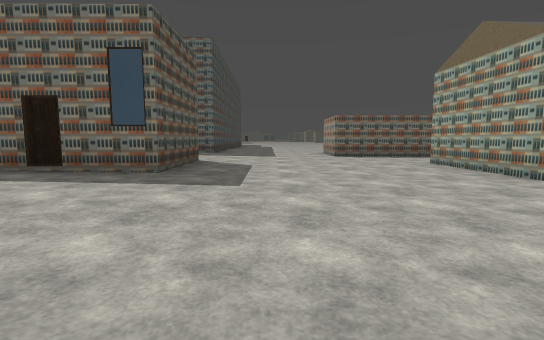
View 1 (above)

24 first-person views from a walk through a 3-D level made in the Godot game engine. The camera is 1.2 m above the floor, tilts 6° down and sees 85° across. The floor is counted in squares, 2 m on a side. Each view is taken from the middle of a square. On the plan, view 1 faces up. The plan holds only what a view shows up to about 9 squares ahead; the rest is blank. The place goes on beyond the plan. Some surface patterns are stand-ins.

View 2
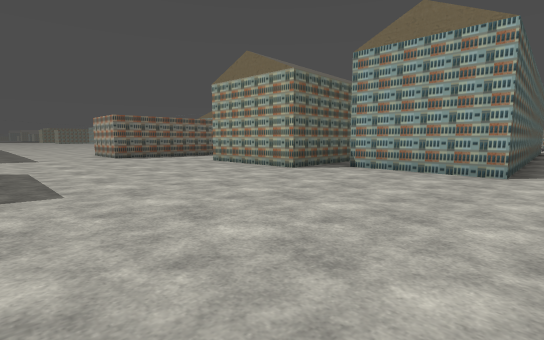

View 3
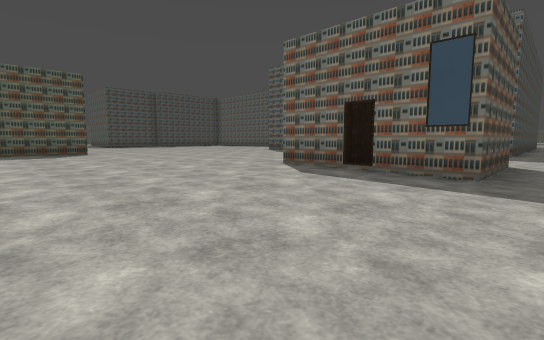

View 4
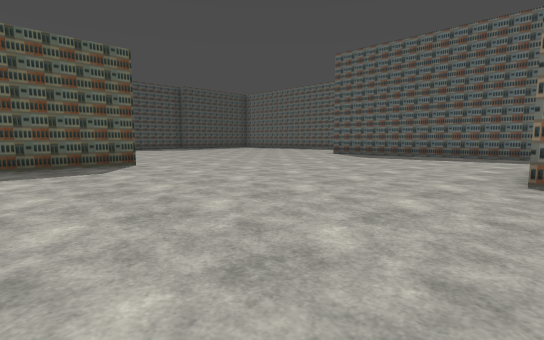

View 5
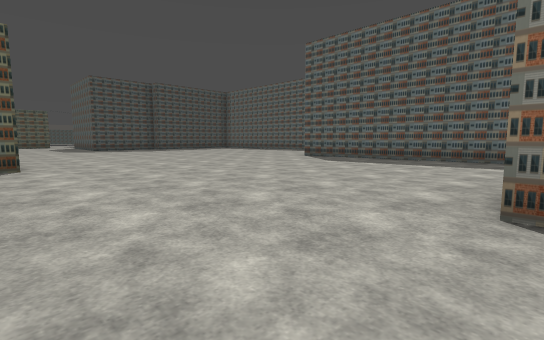

View 6
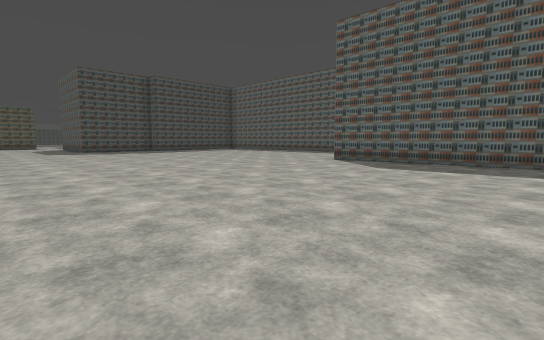

View 7
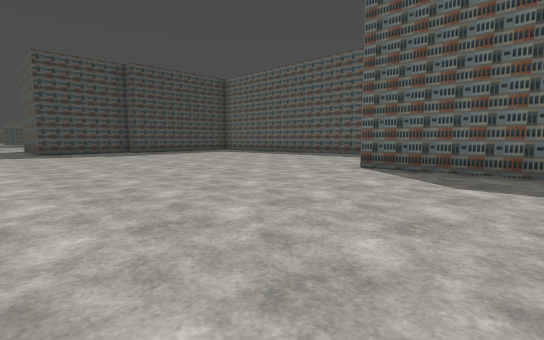

View 8
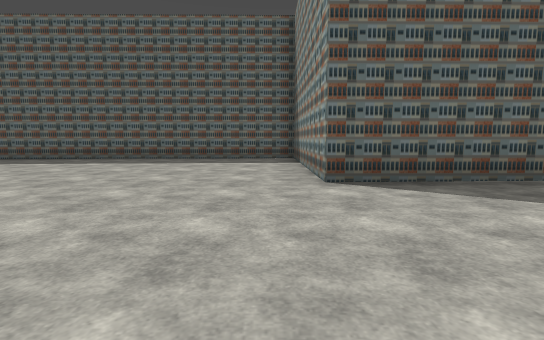

View 9
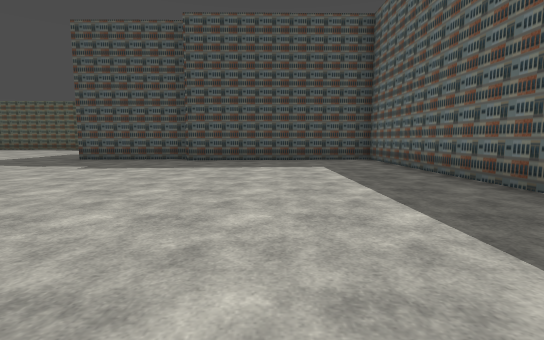

View 10
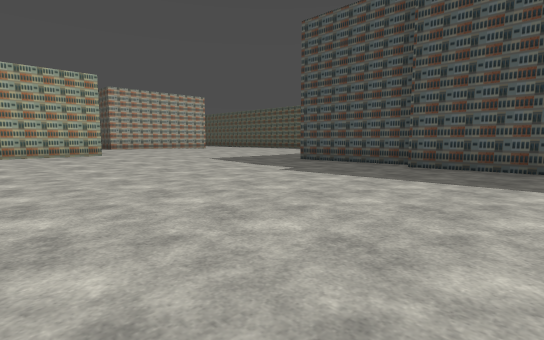

View 11
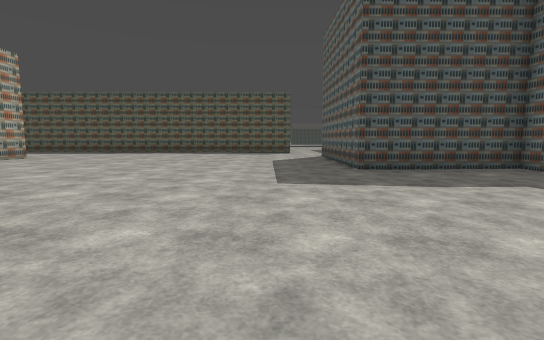

View 12
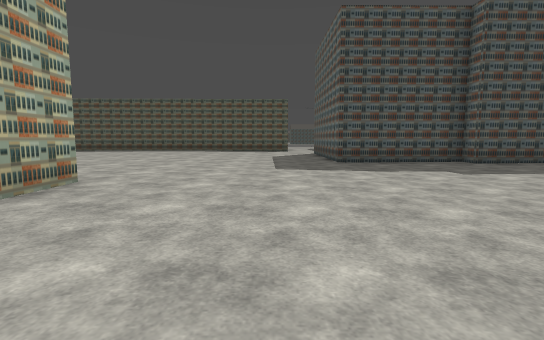

View 13
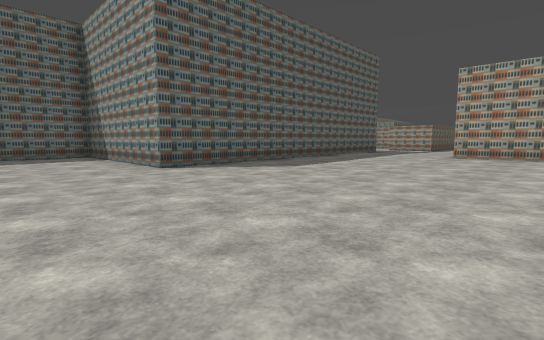

View 14
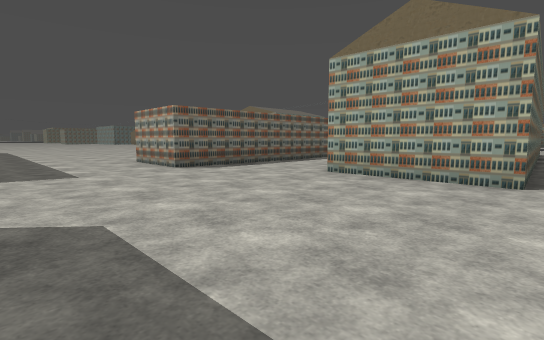

View 15
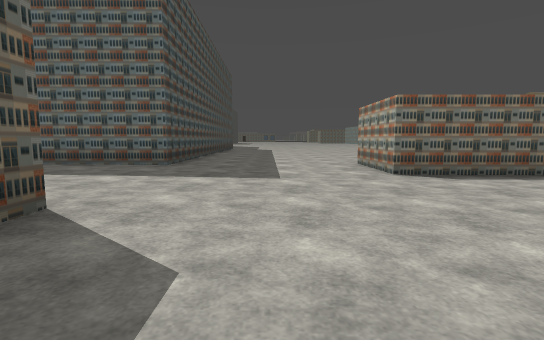

View 16
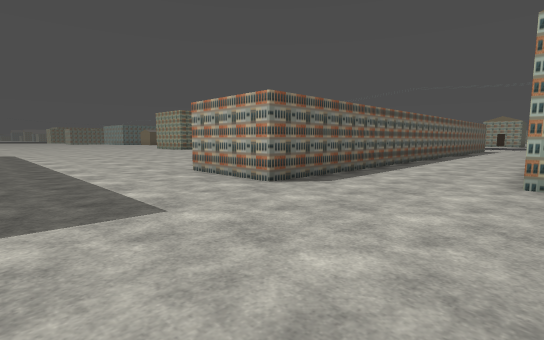

View 17
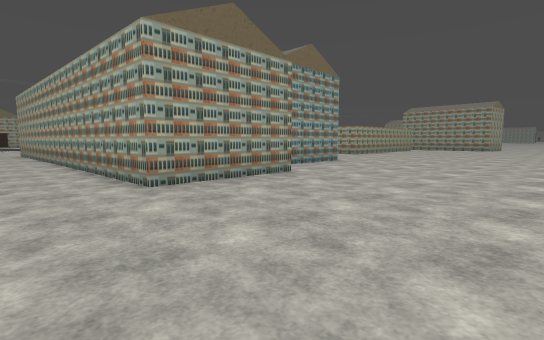

View 18
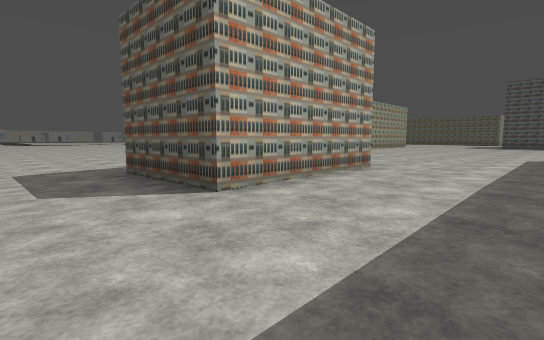

View 19
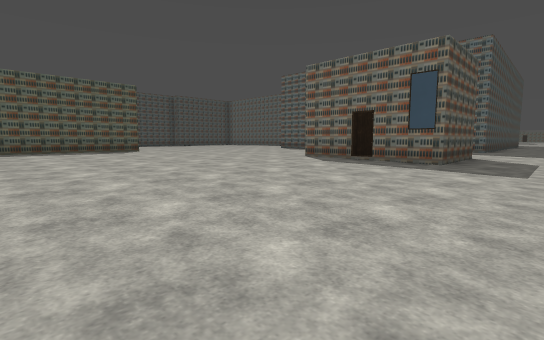

View 20
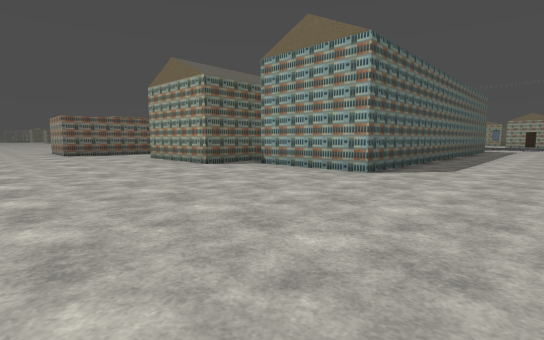

View 21
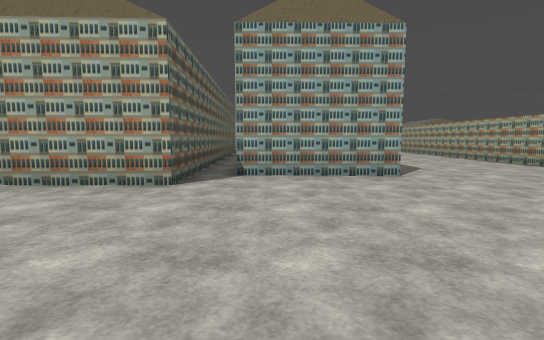

View 22
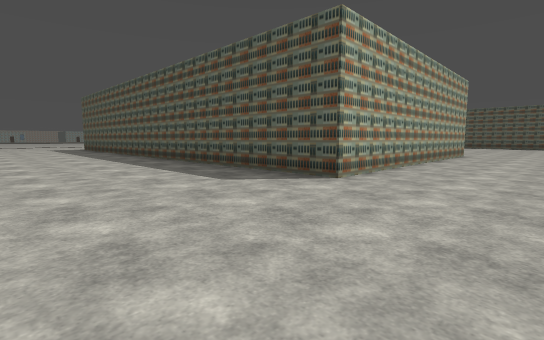

View 23
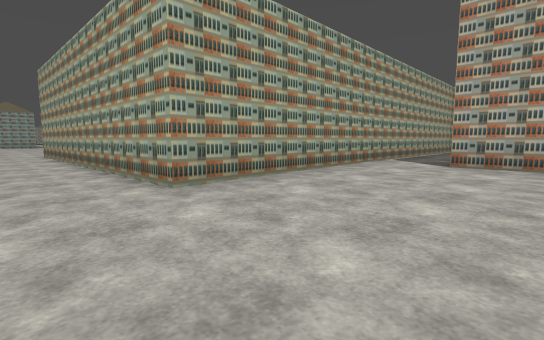

View 24
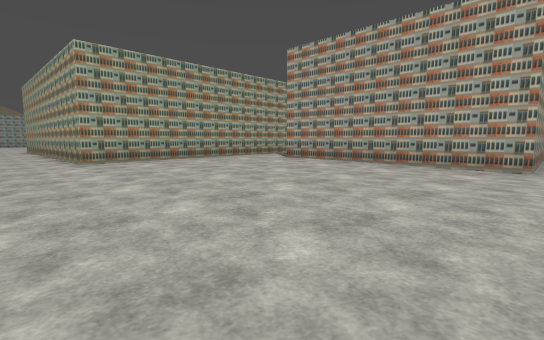

### Floor plan
Key: @ floor where view 1 was taken; # wall or solid block; . main floor; : floor 0.25 m higher than the main floor; - floor 0.25 m lower than the main floor.
Columns run from 27 left of view 1 to 9 right of it. Each row starts with its distance up from view 1.
 17                            ...
 16    #############          .....
 15    #...........#          .....
 14    #..........:#        #:.....
 13    #...........#        #:....
 12    #...........#        #:...#
 11   ##...........##########:...###
 10   #..............:::::::::.....######
  9   #..............:::::::::...........
  8   #...............::::::::...........
  7 ###.............::::::####.....######
  6 ..............::::::::####.....######
  5 ........:..:::::::::::####.....######
  4 .....:::::::::::::::::::::...........
  3 .::::::::::::::::::::::::........#
  2 :::::::#########:::::::::........#
  1 :::::::#       #:::::::::........####
  0 :::::::#       #:::::::::..@........-
 -1 :::::::##      #:::::::::.........---
 -2 :#####::#      #:::::::::........----

Where each view was taken, in squares from view 1:
view 1: 0 up, 0 right, facing up
view 2: 0 up, 1 left, facing up-right
view 3: 0 up, 1 left, facing up-left
view 4: 0 up, 5 left, facing up-left
view 5: 2 up, 5 left, facing up-left
view 6: 3 up, 7 left, facing up-left
view 7: 5 up, 9 left, facing up-left
view 8: 7 up, 13 left, facing up
view 9: 13 up, 15 left, facing left
view 10: 13 up, 17 left, facing down-left
view 11: 5 up, 18 left, facing left
view 12: 5 up, 16 left, facing left
view 13: 5 up, 15 left, facing up-right
view 14: 4 up, 1 left, facing up-right
view 15: 5 up, 0 right, facing up
view 16: 7 up, 1 left, facing up-right
view 17: 9 up, 0 right, facing down-right
view 18: 10 up, 0 right, facing down-left
view 19: 2 down, 0 right, facing up-left
view 20: 2 down, 0 right, facing up-right
view 21: 3 up, 0 right, facing right
view 22: 5 up, 8 left, facing down-left
view 23: 4 up, 23 left, facing down-right
view 24: 4 up, 27 left, facing down-right
